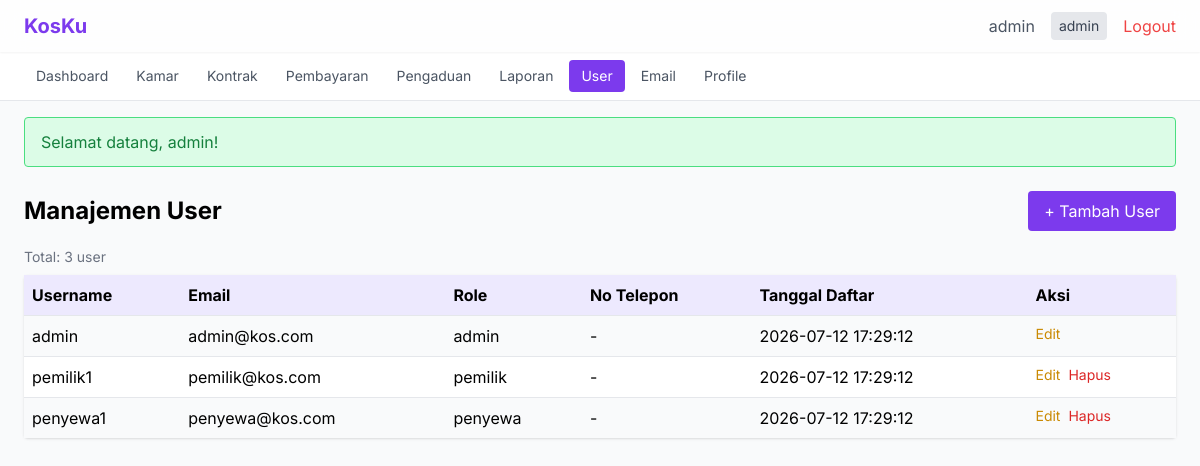
Screenshot of /user/index (signed in) with the database file from the repository.
### tables this page shows
CREATE TABLE users (
    id INT AUTO_INCREMENT PRIMARY KEY,
    username VARCHAR(50) NOT NULL UNIQUE,
    email VARCHAR(100) NOT NULL UNIQUE,
    password VARCHAR(255) NOT NULL,
    role ENUM('admin', 'pemilik', 'penyewa') NOT NULL DEFAULT 'penyewa',
    no_telepon VARCHAR(20),
    alamat TEXT,
    created_at TIMESTAMP DEFAULT CURRENT_TIMESTAMP
);

### src/Controllers/UserController.php (called while the page is built, shortened)
<?php
class UserController
{
    private User $user;
    public function __construct()
    {
        $this->user = new User();
    }
    public function index(): void
    {
        $data = $this->user->getAll();
        require_once __DIR__ . '/../../views/user/index.php';
    }
}

### public/index.php (called while the page is built, shortened)
<?php
$requestUri = $_SERVER['REQUEST_URI'] ?? '/';
$requestUri = parse_url($requestUri, PHP_URL_PATH);
$requestUri = ltrim($requestUri, '/');
$url = !empty($requestUri) ? $requestUri : ($_GET['url'] ?? '');
$url = rtrim($url, '/');
$url = filter_var($url, FILTER_SANITIZE_URL);
$url = explode('/', $url);
$controllerName = !empty($url[0]) ? ucfirst($url[0]) . 'Controller' : 'AuthController';
$defaultMethod = $controllerName === 'AuthController' ? 'login' : 'index';
$methodName = $url[1] ?? $defaultMethod;
$params = array_slice($url, 2);
require_once __DIR__ . '/../src/Middleware/Auth.php';
$controller = new $controllerClass();
call_user_func_array([$controller, $methodName], $params);

### src/Models/User.php (called while the page is built, shortened)
<?php
class User
{
    private PDO $db;
    public function __construct()
    {
        $this->db = Database::getConnection();
    }
    public function getAll(): array
    {
        $stmt = $this->db->query("SELECT * FROM users ORDER BY created_at DESC");
        return $stmt->fetchAll();
    }
}

### config/database.php (called while the page is built, shortened)
<?php
class Database
{
    private static ?PDO $instance = null;
    private static string $host = 'localhost';
    private static string $dbname = 'kos_management';
    private static string $user = 'root';
    private static string $pass = '';
    private static string $charset = 'utf8mb4';
    public static function getConnection(): PDO
    {
        if (self::$instance === null) {
            try {
                $dsn = "mysql:host=" . self::$host . ";dbname=" . self::$dbname . ";charset=" . self::$charset;
                self::$instance = new PDO($dsn, self::$user, self::$pass, [
                    PDO::ATTR_ERRMODE => PDO::ERRMODE_EXCEPTION,
                    PDO::ATTR_DEFAULT_FETCH_MODE => PDO::FETCH_ASSOC,
                    PDO::ATTR_EMULATE_PREPARES => false,
                ]);
            } catch (PDOException $e) {
                error_log("Database connection failed: " . $e->getMessage());
                http_response_code(500);
                require_once __DIR__ . '/../views/errors/500.php';
                exit;
            }
        }
        return self::$instance;
    }
}

### src/Helpers/Security.php (called while the page is built, shortened)
<?php
class Security
{
    public static function escapeHtml(string $data): string
    {
        return htmlspecialchars($data, ENT_QUOTES | ENT_HTML5, 'UTF-8');
    }
}

### src/Helpers/Session.php (called while the page is built, shortened)
<?php
class Session
{
    public static function get(string $key): mixed
    {
        return $_SESSION[$key] ?? null;
    }
}

### src/Middleware/Auth.php (called while the page is built, shortened)
<?php
class Auth
{
    public static function getUserId(): ?int
    {
        return Session::get('user_id');
    }
}

### views/user/index.php (the view, shortened to what this page needs)
<?php
require_once __DIR__ . '/../../src/Helpers/Security.php';
require_once __DIR__ . '/../layouts/header.php'; ?>
<div class="max-w-7xl mx-auto">
    <div class="flex justify-between items-center mb-4">
        <h1 class="text-2xl font-bold">Manajemen User</h1>
        <a href="/user/create" class="bg-violet-600 text-white px-4 py-2 rounded hover:bg-violet-700">+ Tambah User</a>
    </div>
    <?php if (count($data) > 0): ?>
    <p class="text-sm text-gray-500 mb-2">Total: <?= count($data) ?> user</p>
    <table class="w-full bg-white rounded shadow">
        <thead>
            <tr class="bg-violet-100">
                <th class="p-2 text-left">Username</th>
                <th class="p-2 text-left">Email</th>
                <th class="p-2 text-left">Role</th>
                <th class="p-2 text-left">No Telepon</th>
                <th class="p-2 text-left">Tanggal Daftar</th>
                <th class="p-2 text-left">Aksi</th>
            </tr>
        </thead>
        <tbody>
            <?php foreach ($data as $i => $row): ?>
            <tr class="border-t <?= $i % 2 == 0 ? 'bg-gray-50' : '' ?>">
                <td class="p-2"><?= Security::escapeHtml($row['username']) ?></td>
                <td class="p-2"><?= Security::escapeHtml($row['email']) ?></td>
                <td class="p-2"><?= Security::escapeHtml($row['role']) ?></td>
                <td class="p-2"><?= Security::escapeHtml($row['no_telepon'] ?? '-') ?></td>
                <td class="p-2"><?= Security::escapeHtml($row['created_at']) ?></td>
                <td class="p-2 flex gap-2">
                    <a href="/user/edit/<?= $row['id'] ?>" class="text-yellow-600 text-sm">Edit</a>
                    <?php if ($row['id'] !== \App\Middleware\Auth::getUserId()): ?>
                        <a href="/user/delete/<?= $row['id'] ?>" class="text-red-600 text-sm" onclick="return confirm('Yakin hapus user ini?')">Hapus</a>
                    <?php endif; ?>
                </td>
            </tr>
            <?php endforeach; ?>
        </tbody>
    </table>
    <?php else: ?>
    <div class="bg-white rounded shadow p-6 text-center text-gray-500">
        Belum ada user.
    </div>
    <?php endif; ?>
</div>
<?php require_once __DIR__ . '/../layouts/footer.php'; ?>

### views/layouts/header.php (style rules this page uses)
body { font-family: 'Inter', sans-serif; }

### rows the page displays
users: username "admin", email "admin@kos.com", role "admin", no_telepon "-", created_at "2026-07-12 17:29:12"
users: username "pemilik1", email "pemilik@kos.com", role "pemilik", no_telepon "-", created_at "2026-07-12 17:29:12"
users: username "penyewa1", email "penyewa@kos.com", role "penyewa", no_telepon "-", created_at "2026-07-12 17:29:12"

### other values shown
count($data) "3"
